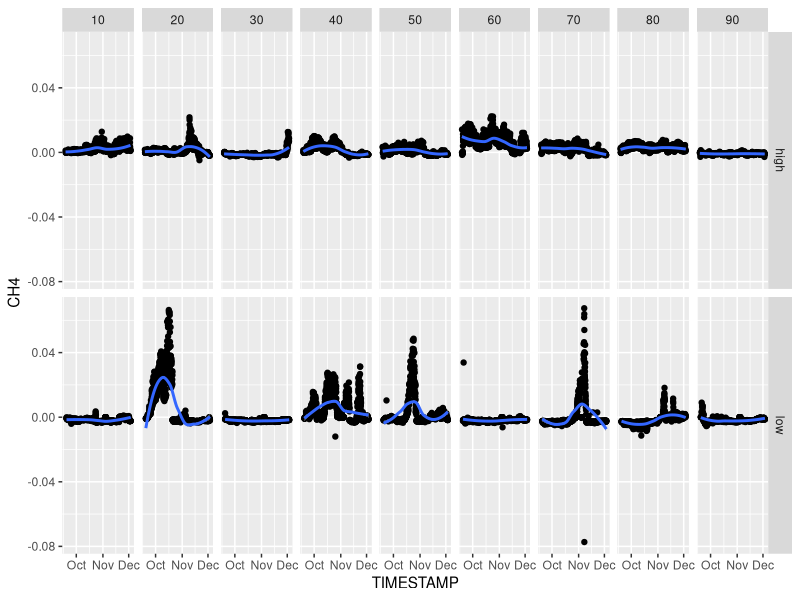
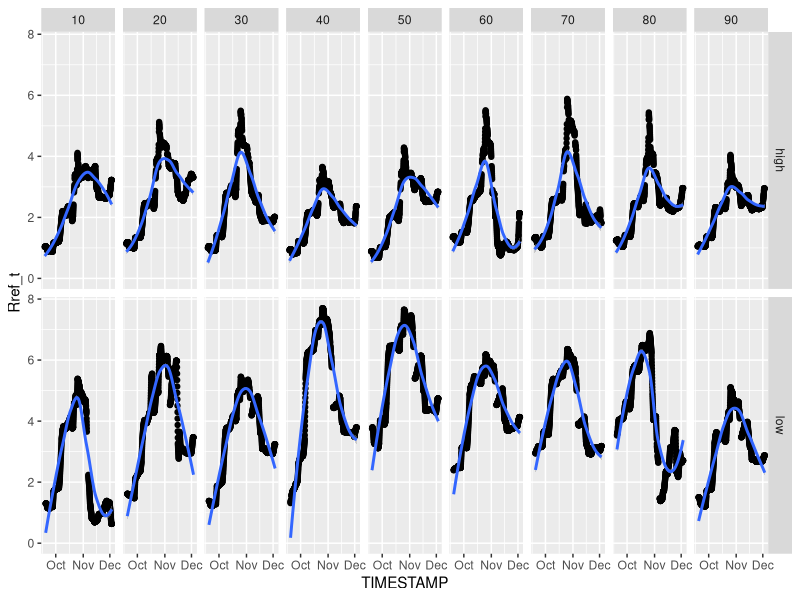
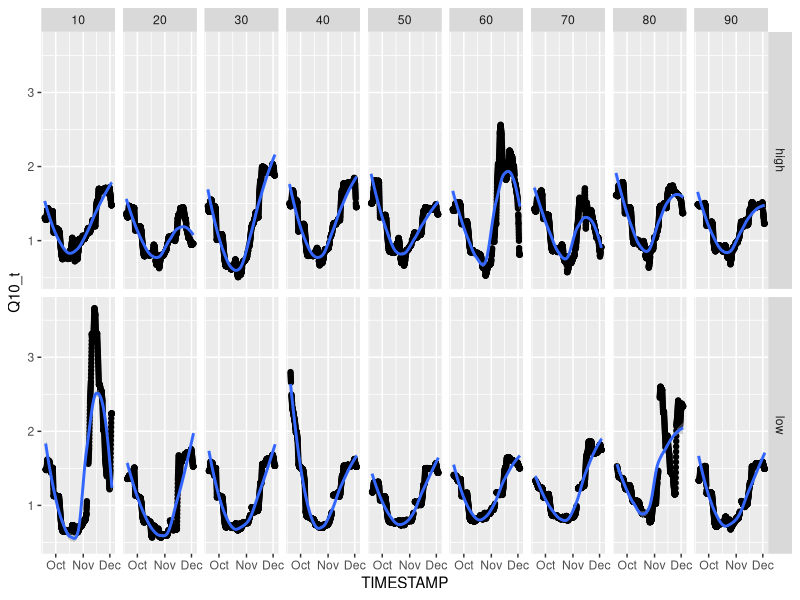
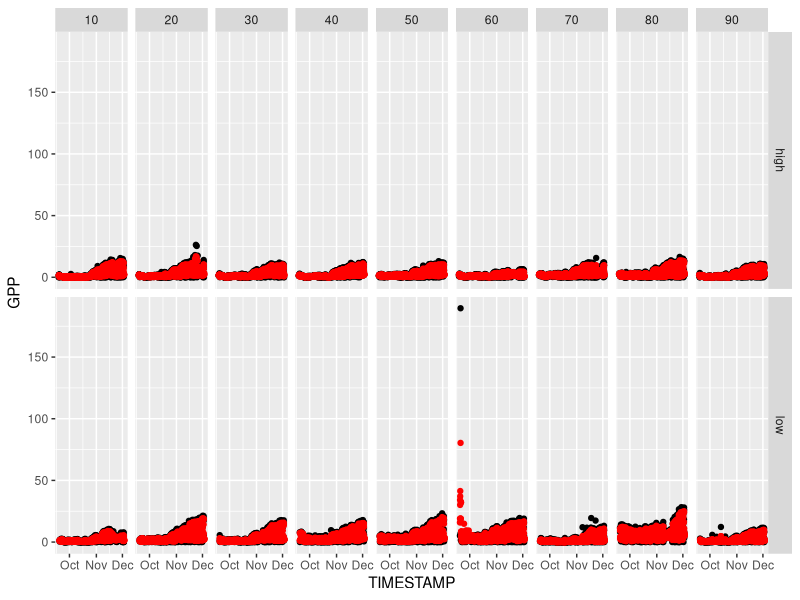
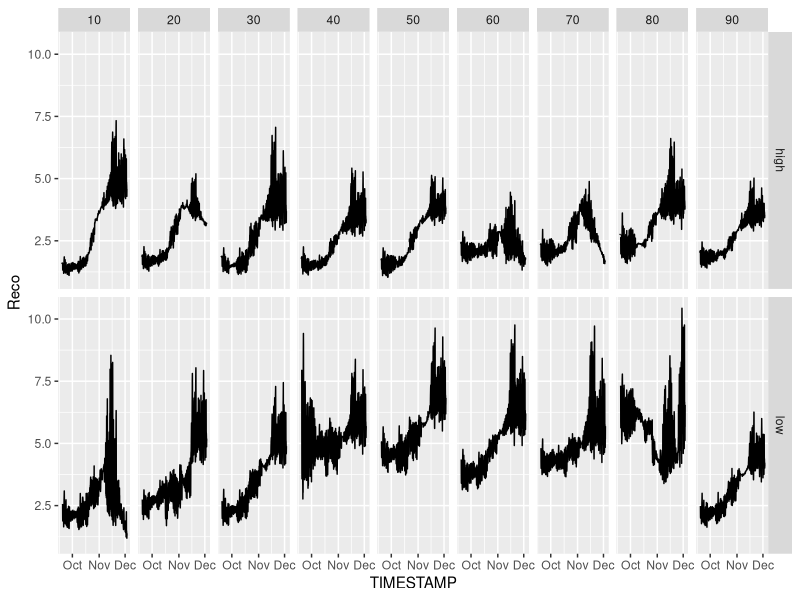
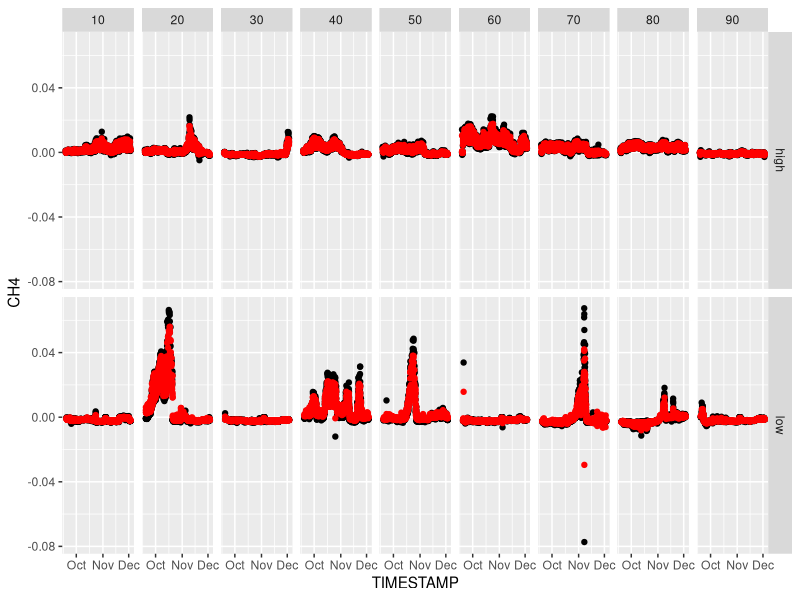
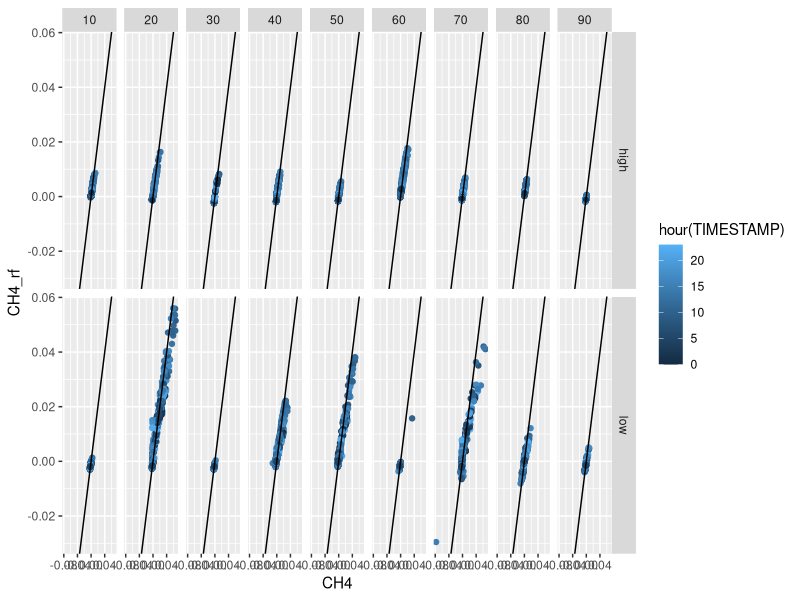
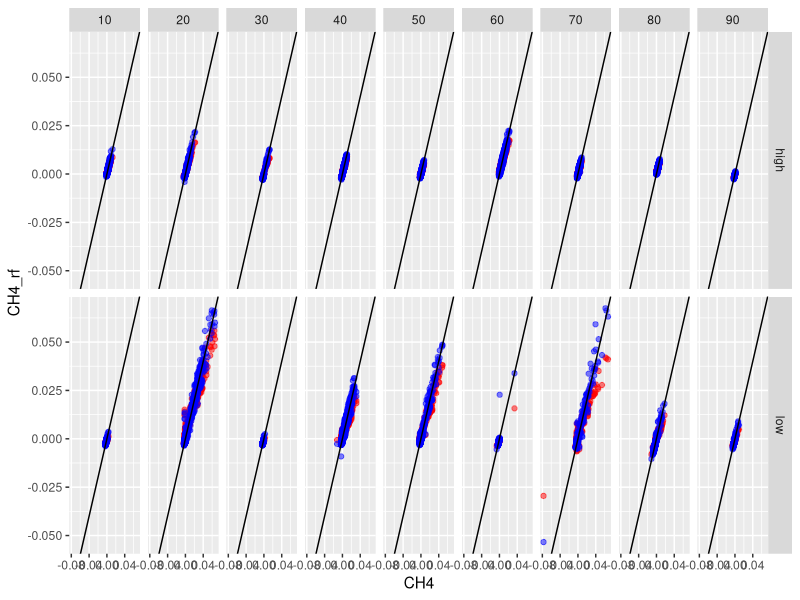

The R source for these figures, in order: (Note: this script raises an error after producing the figures.)
### GAP FILL GPP AND CH4 ###

# Load packages and data
library(tidyverse)
library(data.table)
library(randomForest)

flux_reg <- read_csv(here::here("processed_data", "partitioned_co2.csv")) %>%
  rename(TIMESTAMP = DateTime) %>%
  filter(!is.na(TIMESTAMP)) %>%
  mutate(TIMESTAMP = with_tz(TIMESTAMP, "EST"))

#evi <- read_csv(here::here("processed_data", "evi.csv")) %>%
#  filter(!duplicated(Date))

setDT(flux_reg)
setkey(flux_reg, location, Fluxing_Chamber, TIMESTAMP)

# Consistent timestamp
flux_reg <- flux_reg %>%
  mutate(
    #time_join = round_date(TIMESTAMP, "15 minutes"),
    date_join = as_date(TIMESTAMP)
  )

ch4 <- flux_reg %>%
  #left_join(met %>% rename(time_join = TIMESTAMP), by = "time_join") %>%
  #left_join(evi %>% rename(date_join = Date), by = "date_join") %>%
  mutate(
    is_day = case_when(
      !is.na(is_day) ~ is_day,
      !is.na(PAR) & PAR >= 5 ~ TRUE,
      !is.na(PAR) & PAR < 5 ~ FALSE,
      TRUE ~ NA
    ),
    yday = yday(date_join)) %>%
  arrange(location, Fluxing_Chamber) 

# Confirm CH4 looks reasonable
ch4 %>%
  ggplot(aes(x = TIMESTAMP, y = CH4)) +
  geom_point() +
  geom_smooth() +
  facet_grid(location~Fluxing_Chamber)

# Check GPP params
ch4 %>%
  ggplot(aes(x = TIMESTAMP, y = Rref_t)) +
  geom_point() +
  geom_smooth() +
  facet_grid(location~Fluxing_Chamber)

ch4 %>%
  ggplot(aes(x = TIMESTAMP, y = Q10_t)) +
  geom_point() +
  geom_smooth() +
  facet_grid(location~Fluxing_Chamber)

# How many are missing?

look <- ch4 %>%
  group_by(location, Fluxing_Chamber) %>%
  summarize(
    gpp_nas = sum(is.na(GPP)[!is_night], na.rm = T),
    gpp_pct = gpp_nas / sum(!is.na(is_night) & !is_night) * 100,
    reco_nas = sum(is.na(Reco)),
    reco_pct = reco_nas / n() * 100,
    ch4_nas = sum(is.na(CH4)),
    ch4_pct = ch4_nas / n() * 100
  )


### Gap fill ###

## GPP

train <- ch4[is_day == TRUE & !is.na(GPP)]

rf_gpp_models <- lapply(split(train, ~train$location + train$Fluxing_Chamber), function(dt_ch) {
  randomForest(
    GPP ~ Ta + PAR + yday + Reco,
    data = dt_ch,
    na.action = na.omit,
    ntree = 500
  )
})

oob_metrics <- lapply(rf_gpp_models, function(model) {
  data.frame(
    OOB_MSE = tail(model$mse, 1),
    OOB_R2 = tail(model$rsq, 1)
  )
})

oob_metrics <- do.call(rbind, oob_metrics)
oob_metrics$ID <- names(rf_gpp_models)
oob_metrics

for (id in names(rf_gpp_models)) {
  loc <- sub("\\.[0-9]+","", id)
  ch <- sub("[a-z]+\\.","", id)
  model <- rf_gpp_models[[id]]
  idx <- ch4$location == loc & ch4$Fluxing_Chamber == ch
  ch4[idx, GPP_rf := predict(model, ch4[idx])]
}

ch4 %>%
  ggplot(aes(x = TIMESTAMP, y = GPP)) +
  geom_point() +
  geom_point(aes(y = GPP_rf), color = "red") +
  facet_grid(location~Fluxing_Chamber)

ch4[, GPP_filled := GPP]
ch4[is.na(GPP_filled) & is_day == TRUE, GPP_filled := GPP_rf]
ch4[is_day == FALSE, GPP_filled := 0]

ch4 %>%
  group_by(location, Fluxing_Chamber) %>%
  summarize(nas = sum(is.na(GPP_filled)))

ch4 %>%
  group_by(location, Fluxing_Chamber) %>%
  summarize(nas = sum(is.na(Reco)))

ch4 %>%
  ggplot(aes(x = TIMESTAMP, y = Reco))+
  geom_line()+
  facet_grid(location~Fluxing_Chamber)

### CH4 ###

train <- ch4[!is.na(CH4)]

rf_ch4_models <- lapply(split(train, ~train$location + train$Fluxing_Chamber), function(dt_ch) {
  randomForest(
    CH4 ~ Ta + PAR + GPP_filled + Reco + yday,
    data = dt_ch,
    na.action = na.omit,
    ntree = 500
  )
})

for (id in names(rf_ch4_models)) {
  loc <- sub("\\.[0-9]+","", id)
  ch <- sub("[a-z]+\\.","", id)
  model <- rf_ch4_models[[id]]
  idx <- ch4$location == loc & ch4$Fluxing_Chamber == ch
  ch4[idx, CH4_rf := predict(model, ch4[idx])]
}

oob_metrics <- lapply(rf_ch4_models, function(model) {
  data.frame(
    OOB_MSE = tail(model$mse, 1),
    OOB_R2 = tail(model$rsq, 1)
  )
})

oob_metrics <- do.call(rbind, oob_metrics)
oob_metrics$ID <- names(rf_ch4_models)
oob_metrics

ch4 %>%
  ggplot(aes(x = TIMESTAMP, y = CH4)) +
  geom_point() +
  geom_point(aes(y = CH4_rf), color = "red") +
  facet_grid(location~Fluxing_Chamber)

ch4 %>%
  #filter(MIU_VALVE == 8) %>%
  ggplot(aes(x = CH4, y = CH4_rf, color = hour(TIMESTAMP))) +
  geom_point() +
  geom_abline(slope = 1) +
  facet_grid(location~Fluxing_Chamber)

### BIAS CORRECTION

# empirical distribution matching function
edm_correct <- function(obs, pred, pred_all = pred) {
  
  # keep only complete pairs for fitting the mapping
  ok <- complete.cases(obs, pred)
  obs_fit <- obs[ok]
  pred_fit <- pred[ok]
  
  if (length(obs_fit) < 10) {
    return(pred_all)
  }
  
  # empirical CDF of predictions
  F_pred <- ecdf(pred_fit)
  
  # quantiles of observed values
  p <- F_pred(pred_all)
  
  # map predicted quantiles to observed quantiles
  q_obs <- quantile(
    obs_fit,
    probs = p,
    na.rm = TRUE,
    type = 8
  )
  
  as.numeric(q_obs)
}

ch4[, CH4_rf_edm := NA_real_]

for (id in names(rf_ch4_models)) {
  loc <- sub("\\.[0-9]+","", id)
  ch <- sub("[a-z]+\\.","", id)
  
  idx_all <- ch4$location == loc & ch4$Fluxing_Chamber == ch
  idx_train <- idx_all & !is.na(ch4$CH4)
  
  ch4[idx_all, CH4_rf_edm :=
        edm_correct(
          obs = ch4[idx_train, CH4],
          pred = ch4[idx_train, CH4_rf],
          pred_all = ch4[idx_all, CH4_rf]
        )
  ]
}

ch4 %>%
  ggplot(aes(x = CH4)) +
  geom_point(aes(y = CH4_rf), colour = "red", alpha = 0.5) +
  geom_point(aes(y = CH4_rf_edm), colour = "blue", alpha = 0.5) +
  geom_abline(slope = 1) +
  facet_grid(location~Fluxing_Chamber)

ch4[, CH4_filled := CH4]
ch4[is.na(CH4), CH4_filled := CH4_rf_edm]

ch4 %>%
  group_by(location, Fluxing_Chamber) %>%
  summarize(nas = sum(is.na(CH4_filled)))

ch4 %>%
  ggplot(aes(x = TIMESTAMP)) +
  geom_point(aes(y = CH4_rf_edm), color = "red")+
  geom_point(aes(y = CH4), shape = 21) +
  facet_grid(location~Fluxing_Chamber)

ch4 %>%
  ggplot(aes(x = TIMESTAMP)) +
  geom_point(aes(y = CH4_rf_edm), color = "red")+
  facet_grid(location~Fluxing_Chamber)

ch4_out <- ch4 %>%
  rename(DateTime = TIMESTAMP,
         AirTemp_C = Ta,
         SlrFD_W_Avg = PAR) %>%
  mutate(
    CH4_umol_m2_h = CH4_filled * (60 * 60), # h instead of s
    CO2_umol_m2_h_not_gapfilled = NEE * (60 * 60), 
    GPP_umol_m2_h = GPP_filled * (60 * 60),
    Reco_umol_m2_h = Reco * (60 * 60),
    CO2_umol_m2_h = -GPP_umol_m2_h + Reco_umol_m2_h,
    DateTime_EST = with_tz(DateTime, "EST"),
    date = as_date(DateTime)
  ) %>%
  rename(CH4_umol_m2_h_not_gapfilled = CH4,
         GPP_umol_m2_h_not_gapfilled = GPP) %>%
  select(DateTime_EST, location, Fluxing_Chamber, 
         CH4_umol_m2_h, CH4_umol_m2_h_not_gapfilled, CH4_R2, CH4_se, Ebullition_yn,
         CO2_umol_m2_h, CO2_umol_m2_h_not_gapfilled, CO2_R2, CO2_se, 
         Reco_umol_m2_h, GPP_umol_m2_h, GPP_umol_m2_h_not_gapfilled, 
         AirTemp_C, SlrFD_W_Avg) 

write_csv(ch4_out, here::here("processed_data", "L2- partitioned_and_gap_filled.csv"))
